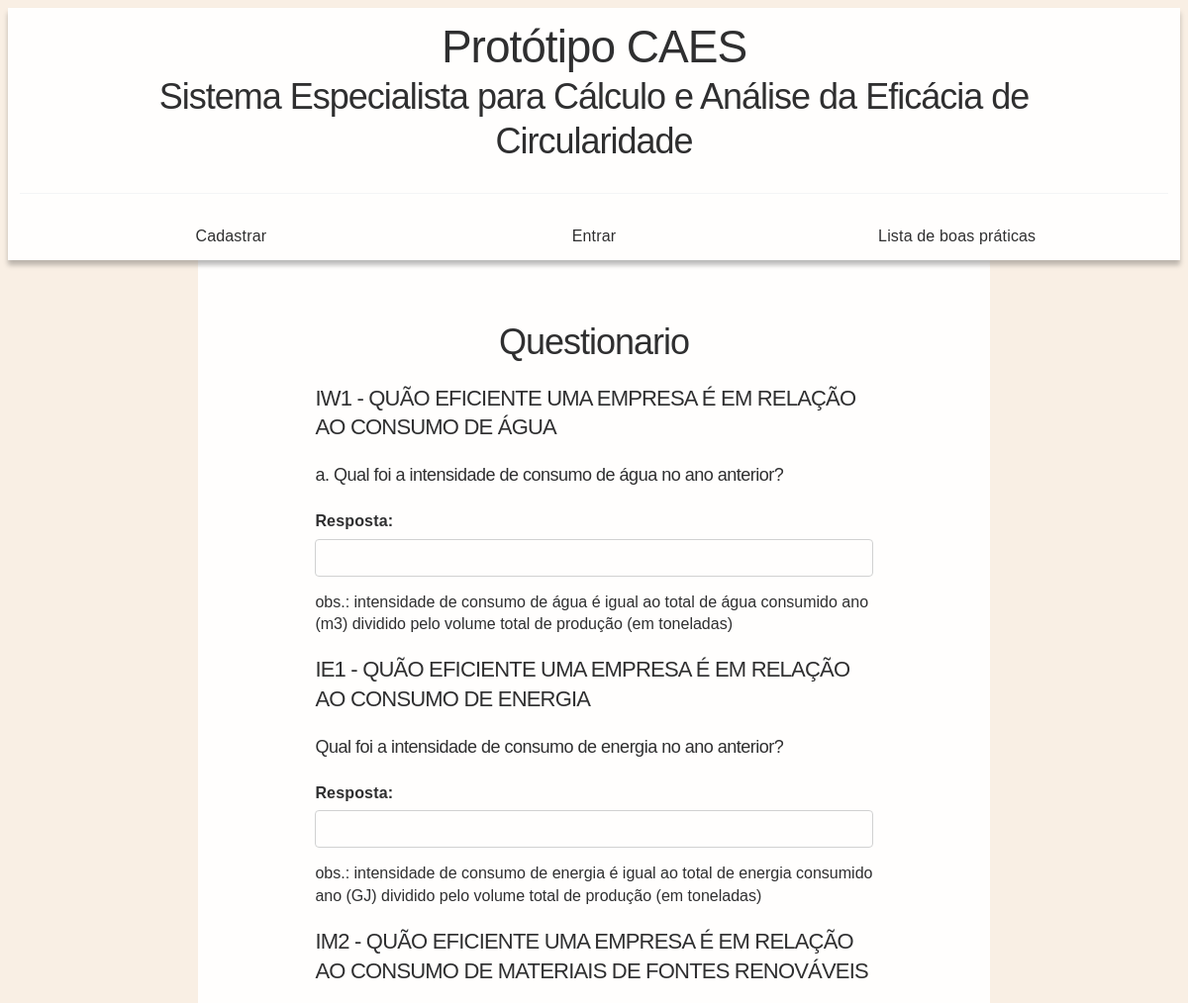
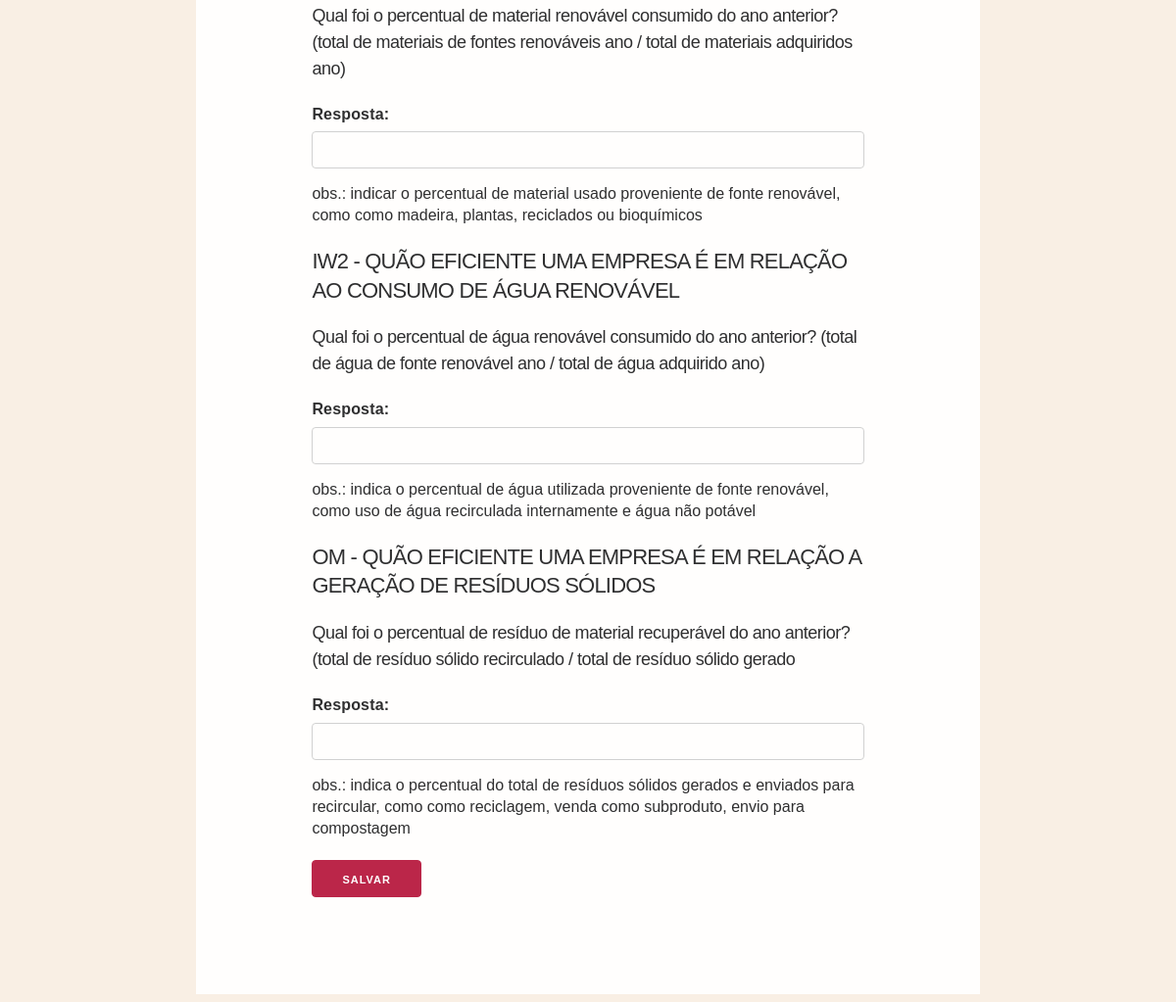
The page /questionario on the database its author committed (2 pictures, top to bottom).
### wb/models.py (models this page shows)
class Questionario(models.Model):
    identificador = models.CharField(max_length=5)
    titulo_pergunta = models.CharField(max_length=250)
    pergunta = models.CharField(max_length=200)
    comentario = models.CharField(max_length=200)
    def __str__(self):
        return 'Questao '+ str(self.id)+' ('+str(self.identificador)+')'

### wb/views.py (the view, shortened to what this page needs)
# urls.py: path('questionario', views.questionario, name='questionario'),
def questionario(request):
	questoes = Questionario.objects.all()
	try:
		empresa = Empresa.objects.filter(usuario=request.user).last()
	except TypeError:
		empresa = None
	respostas = Resposta.objects.filter(empresa=empresa)
	initial = []
	for index,questao in enumerate(questoes):
		d = {'empresa': empresa}
		d['questao'] = questao
		for resposta in respostas:
			if resposta.questao == questao:
				d['resposta'] = resposta.resposta
		initial.append(d)
	RespostaFormSet = modelformset_factory(Resposta, form=RespostaForm,fields=('empresa', 'questao','resposta'),extra=len(questoes))
	formset = RespostaFormSet(queryset=Resposta.objects.none(),initial=initial)
	return render(request, 'wb/questionario.html', {'empresa':empresa,'formset': formset,'questoes':questoes})

### wb/models.py (called while the page is built)
    def __str__(self):
        return 'Empresa: ' + str(self.empresa)

### wb/templates/wb/questionario.html (shortened to what this page needs)
{% extends 'wb/index.html' %}
{% block content %}
                    <h2> Questionario </h2>
<form method="post">
    {% for form in formset %}
        {% for field in form %}
            {% if 'Questao:' in field.label_tag %}
                {% for questao in questoes %}
                    {% if questao.id == field.value %}
                        <h4> {{ questao.identificador }} - {{ questao.titulo_pergunta}} </h4>
                        <h5> {{ questao.pergunta }} </h5>
                    {% endif%}
                {% endfor %}
            {% endif %}
            {% if 'Resposta:' in field.label_tag %}
                {{ field.label_tag }}
                {{ field }}
            {% endif %}
        {% endfor%}
        {% for field in form %}
            {% for questao in questoes %}
                {% if 'Questao:' in field.label_tag %}
                    {% if questao.id == field.value %}
                        <h6> {{ questao.comentario }} </h6>
                    {% endif%}
                {% endif%}
            {% endfor %}
        {% endfor%}
    {% endfor %}
    <input type="submit" value="Salvar">
</form>
{% load static %}
{% endblock %}

### wb/templates/wb/index.html (shortened to what this page needs)
{% load static %}
<!DOCTYPE html>
<html>
<head>
  <link rel="stylesheet" href="{% static 'wb/css.css' %}">
</head>
<body>
  <header>
    <div class="container">
        <div class="row">
            <h1 class="column">Protótipo CAES</h1>
        </div>
    </div>
    <div class="container">
        <div class="row">
            <h2 class="column" href="{% url 'index' %}">Sistema Especialista para Cálculo e Análise da Eficácia de Circularidade</h2>
        </div>
    </div>
    <hr style="border-top: 0.1 rem solid #2f2f30;">
    <div class="container">
        <div class="row">
    {% if user.is_authenticated %}
            <a class="column" href="{% url 'nova_empresa' %}">Empresa</a>
    {% if empresa %}
            <a class="column" href="{% url 'questionario' %}">Questionario</a>
            <a class="column" href="{% url 'respostas' %}">Respostas</a>
    {% endif %}
            <a class="column" href="{% url 'boaspraticas' %}">Lista de boas práticas</a>
    {% else %}
            <a class="column" href="{% url 'cadastrar' %}">Cadastrar</a>
            <a class="column" href="{% url 'loginview' %}">Entrar</a>
            <a class="column" href="{% url 'boaspraticas' %}">Lista de boas práticas</a>
    {% endif %}
        </div>
    </div>
  </header>
  <main>
    <div class="cont">
                    {% block content %}
                    {% endblock %}
    </div>
  </main>
</body>
</html>

### wb/static/wb/css.css (style rules this page uses)
*,*:after,*:before { box-sizing:inherit }
html { box-sizing:border-box;font-size:62.5% }
body { color:#606c76;font-family:'Roboto', 'Helvetica Neue', 'Helvetica', 'Arial', sans-serif;font-size:1.6em;font-weight:300;letter-spacing:.01em;line-height:1.6 }
.button,button,input[type='button'],input[type='reset'],input[type='submit'] { background-color:#bb2649;border:0.1rem solid #bb2649;border-radius:.4rem;color:#fff;cursor:pointer;display:inline-block;font-size:1.1rem;font-weight:700;height:3.8rem;letter-spacing:.1rem;line-height:3.8rem;padding:0 3.0rem;text-align:center;text-decoration:none;text-transform:uppercase;white-space:nowrap }
hr { border:0;border-top:0.1rem solid #f4f5f6;margin:3.0rem 0 }
input[type='email'],input[type='number'],input[type='password'],input[type='search'],input[type='tel'],input[type='text'],input[type='url'],textarea,select { -webkit-appearance:none;-moz-appearance:none;appearance:none;background-color:transparent;border:0.1rem solid #d1d1d1;border-radius:.4rem;box-shadow:none;box-sizing:inherit;height:3.8rem;padding:.6rem 1.0rem;width:100% }
label,legend { display:block;font-size:1.6rem;font-weight:700;margin-bottom:.5rem }
.container { margin:0 auto;max-width:112.0rem;padding:0 2.0rem;position:relative;width:100% }
.row { display:flex;flex-direction:column;padding:0;width:100% }
.row .column { display:block;flex:1 1 auto;margin-left:0;max-width:100%;width:100% }
@media (min-width: 40rem) { .row { flex-direction:row;margin-left:-1.0rem;width:calc(100% + 2.0rem) } }
@media (min-width: 40rem) { .row .column { margin-bottom:inherit;padding:0 1.0rem } }
a { color:#bb2649;text-decoration:none }
fieldset,input,select,textarea { margin-bottom:1.5rem }
blockquote,dl,figure,form,ol,p,pre,table,ul { margin-bottom:2.5rem }
h1,h2,h3,h4,h5,h6 { font-weight:300;letter-spacing:-.1rem;margin-bottom:2.0rem;margin-top:0 }
h1 { font-size:4.6rem;line-height:1.2 }
h2 { font-size:3.6rem;line-height:1.25 }
h4 { font-size:2.2rem;letter-spacing:-.08rem;line-height:1.35 }
h5 { font-size:1.8rem;letter-spacing:-.05rem;line-height:1.5 }
h6 { font-size:1.6rem;letter-spacing:0;line-height:1.4 }

### rows shown on the page
Questionario: identificador "IW1", titulo_pergunta "QUÃO EFICIENTE UMA EMPRESA É EM RELAÇÃO AO CONSUMO DE ÁGUA", pergunta "a. Qual foi a intensidade de consumo de água no ano anterior?", comentario "obs.: intensidade de consumo de água é igual ao total de água consumido ano (m3) dividido pelo volume total de produção (em toneladas)"
Questionario: identificador "IE1", titulo_pergunta "QUÃO EFICIENTE UMA EMPRESA É EM RELAÇÃO AO CONSUMO DE ENERGIA", pergunta "Qual foi a intensidade de consumo de energia no ano anterior?", comentario "obs.: intensidade de consumo de energia é igual ao total de energia consumido ano (GJ) dividido pelo volume total de produção (em toneladas)"
Questionario: identificador "IM2", titulo_pergunta "QUÃO EFICIENTE UMA EMPRESA É EM RELAÇÃO AO CONSUMO DE MATERIAIS DE FONTES RENOVÁVEIS", pergunta "Qual foi o percentual de material renovável consumido do ano anterior? (total de materiais de fontes renováveis ano / total de materiais adquiridos ano)", comentario "obs.: indicar o percentual de material usado proveniente de fonte renovável, como como madeira, plantas, reciclados ou bioquímicos"
Questionario: identificador "IW2", titulo_pergunta "QUÃO EFICIENTE UMA EMPRESA É EM RELAÇÃO AO CONSUMO DE ÁGUA RENOVÁVEL", pergunta "Qual foi o percentual de água renovável consumido do ano anterior? (total de água de fonte renovável ano / total de água adquirido ano)", comentario "obs.: indica o percentual de água utilizada proveniente de fonte renovável, como uso de água recirculada internamente e água não potável"
Questionario: identificador "OM", titulo_pergunta "QUÃO EFICIENTE UMA EMPRESA É EM RELAÇÃO A GERAÇÃO DE RESÍDUOS SÓLIDOS", pergunta "Qual foi o percentual de resíduo de material recuperável do ano anterior? (total de resíduo sólido recirculado / total de resíduo sólido gerado", comentario "obs.: indica o percentual do total de resíduos sólidos gerados e enviados para recircular, como como reciclagem, venda como subproduto, envio para compostagem"

### other values the page prints
{{ field.label_tag }} "Resposta:" "Resposta:" "Resposta:" "Resposta:" "Resposta:"
